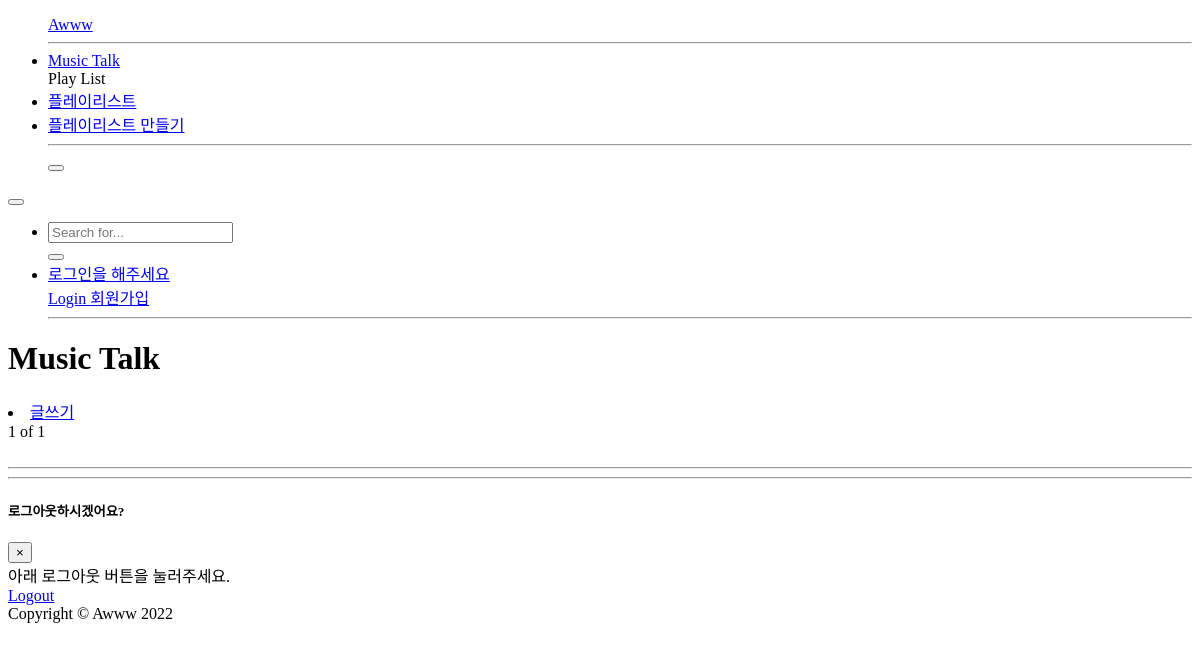
/awww/musictalk/, run on an earlier commit of the app's database.
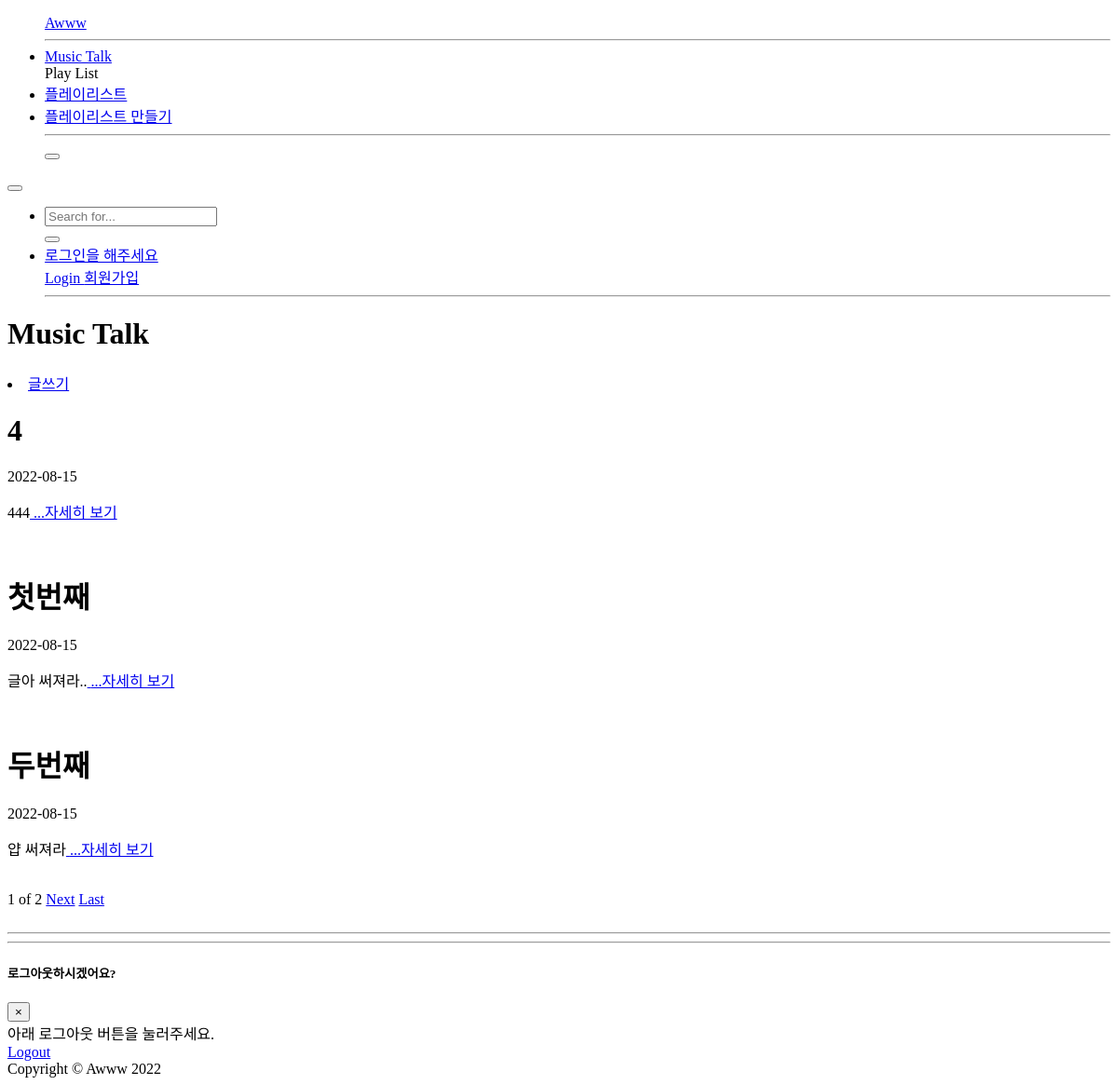
And on a later commit of the database.
### awww/models.py (models this page shows, shortened)
class Blog(models.Model):
    title = models.CharField(max_length=200)
    pub_date = models.DateTimeField('date published')
    body = models.TextField()
    image = models.ImageField(upload_to='image/', default='')
    def summary(self):
        return self.body[:100]
    likes = models.ManyToManyField(User, related_name='blogpost_like')

### awww/views.py (the view)
# urls.py: path('musictalk/', views.musictalk, name='musictalk'),
def musictalk(request):
    blogs = Blog.objects.order_by('-id')
    blog_list = Blog.objects.all().order_by('-id')
    paginator = Paginator(blog_list,3)
    page = request.GET.get('page')
    posts = paginator.get_page(page)
    return render(request,'musictalk.html', {'blogs':blogs,'posts':posts})

### awww/templates/musictalk.html (shortened to what this page needs)
{% extends 'base.html' %}
{% block content %}
<h1>Music Talk</h1>
<li class="nav-item">
    <a class="nav-link" href="{% url 'create' %}">글쓰기</a>
</li>
{% for blog in posts %}
<div class="container">
    <div class="card">
        <div class="card-body">
            <h1>{{ blog.title }}</h1>
            <p>{{ blog.pub_date | date:"Y-m-d" }}</p>
            <p>{{ blog.summary }}<a href="{% url 'detail' blog.id %}"> ...자세히 보기</a></p>
        </div>
    </div>
</div>
<br>
{% endfor %}
<span>{{posts.number}}</span>
<span>of</span>
<span>{{posts.paginator.num_pages}}</span>
{%if posts.has_next%}
<a href="?page={{posts.next_page_number}}">Next</a>
<a href="?page={{posts.paginator.num_pages}}">Last</a>
{%endif%}
<br>
<br>
<hr>
{% load social_share %}
<hr>
{% endblock %}

### awww/templates/base.html (shortened to what this page needs)
<!DOCTYPE html>
<html lang="en">
<head>
</head>
<body id="page-top">
  <div id="wrapper">
    <ul class="navbar-nav bg-gradient-success sidebar sidebar-dark accordion" id="accordionSidebar">
      <a class="sidebar-brand d-flex align-items-center justify-content-center" href="{% url 'home' %}">
        <div class="sidebar-brand-text mx-3">Awww</div>
      </a>
      <hr class="sidebar-divider">
      <li class="nav-item">
        <a class="nav-link" href="{% url 'musictalk' %}">Music Talk</a>
      </li>
      <div class="sidebar-heading">
        Play List
      </div>
      <li class="nav-item">
        <a class="nav-link" href="{% url 'index' %}">플레이리스트</a>
      </li>
      <li class="nav-item">
        <a class="nav-link" href="{% url 'makeplaylist' %}">플레이리스트 만들기</a>
      </li>
      <hr class="sidebar-divider d-none d-md-block">
      <div class="text-center d-none d-md-inline">
        <button class="rounded-circle border-0" id="sidebarToggle"></button>
      </div>
    </ul>
    <div id="content-wrapper" class="d-flex flex-column">
      <div id="content">
        <nav class="navbar navbar-expand navbar-light bg-white topbar mb-4 static-top shadow">
          <button id="sidebarToggleTop" class="btn btn-link d-md-none rounded-circle mr-3">
          </button>
          <ul class="navbar-nav ml-auto">
            <li class="nav-item dropdown no-arrow d-sm-none">
              <div class="dropdown-menu dropdown-menu-right p-3 shadow animated--grow-in"
                aria-labelledby="searchDropdown">
                <form class="form-inline mr-auto w-100 navbar-search">
                  <div class="input-group">
                    <input type="text" class="form-control bg-light border-0 small" placeholder="Search for..."
                      aria-label="Search" aria-describedby="basic-addon2">
                    <div class="input-group-append">
                      <button class="btn btn-primary" type="button">
                      </button>
                    </div>
                  </div>
                </form>
              </div>
            </li>
            <li class="nav-item dropdown no-arrow">
              <a class="nav-link dropdown-toggle" href="#" id="userDropdown" role="button" data-toggle="dropdown"
                aria-haspopup="true" aria-expanded="false">
                {% if user.is_authenticated %}
                <span class="mr-2 d-none d-lg-inline text-gray-600 small">{{user.username}}</span>
                {% else %}
                <span class="mr-2 d-none d-lg-inline text-gray-600 small">로그인을 해주세요</span>
                {% endif %}
              </a>
              <div class="dropdown-menu dropdown-menu-right shadow animated--grow-in" aria-labelledby="userDropdown">
                {% if user.is_authenticated %}
                <div class="dropdown-divider"></div>
                <a class="dropdown-item" href="{% url 'logout' %}" data-toggle="modal" data-target="#logoutModal">
                  <i class="fas fa-sign-out-alt fa-sm fa-fw mr-2 text-gray-400"></i>
                  Logout
                </a>
                {% else %}
                <a class="dropdown-item" href="{% url 'login' %}">
                  Login
                </a>
                <a class="dropdown-item" href="{% url 'signup' %}">
                  회원가입
                </a>
                <hr>
                {% endif %}
              </div>
            </li>
          </ul>
        </nav>
        <div class="container-fluid">
          {% block content %}
          {% endblock %}
        </div>
      </div>
    </div>
  </div>
  <div class="modal fade" id="logoutModal" tabindex="-1" role="dialog" aria-labelledby="exampleModalLabel"
    aria-hidden="true">
    <div class="modal-dialog" role="document">
      <div class="modal-content">
        <div class="modal-header">
          <h5 class="modal-title" id="exampleModalLabel">로그아웃하시겠어요?</h5>
          <button class="close" type="button" data-dismiss="modal" aria-label="Close">
            <span aria-hidden="true">×</span>
          </button>
        </div>
        <div class="modal-body">아래 로그아웃 버튼을 눌러주세요.</div>
        <div class="modal-footer">
          <a class="btn btn-success" href="{% url 'logout' %}">Logout</a>
        </div>
      </div>
    </div>
  </div>
  <footer class="sticky-footer bg-white">
    <div class="container my-auto">
      <div class="copyright text-center my-auto">
        <span>Copyright &copy; Awww 2022</span>
      </div>
    </div>
  </footer>

What changed in the data, as far as the page shows it:
added Blog: title "4", pub_date "2022-08-15", summary "444"
added Blog: title "첫번째", pub_date "2022-08-15", summary "글아 써져라.."
added Blog: title "두번째", pub_date "2022-08-15", summary "얍 써져라"
Also different on the page:
{{ posts.paginator.num_pages }}: "1" → "2"
text now shown: "Next Last"
